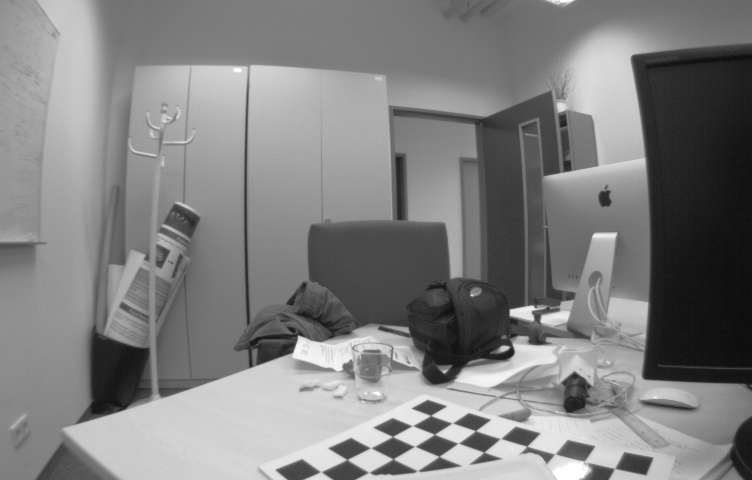
%> input picture computer vision/exercise/ex4/solution/matlab/Ex 4.3/img1.jpg, 752 x 480 px
$ octave main_solution.m   (GNU Octave 9; MATLAB toolbox functions it lacks are replaced by stand-ins)
%> lines starting %> are read from the running program, lines starting %| are printed output that depends on the picture
### computer vision/exercise/ex4/Ex 4.3/imreadbw.m
function I = imreadbw(file)
%> called with file = 'img1.jpg'
I=im2double(imread(file)) ;
%> I: size 480x752x3 double; min 0.0392, max 1, mean 0.504

if(size(I,3) > 1)
  I = rgb2gray( I ) ;
%> I: size 480x752 double
end

### computer vision/exercise/ex4/solution/matlab/Ex 4.3/main_solution.m
% Exercise Sheet 4, Part II
%
% ========================================
% Radial Distortion, Exercise 3
% ========================================
%

%% image 1
img_dist = imreadbw('img1.jpg');

K = [ 388.6795 0  343.7415;
       0  389.4250 234.6182;
       0 0 1];


KNew = [250 0.0 512;
        0 250 384;
        0.0 0.0 1.0];

xw = zeros(768,1024);
yw = zeros(768,1024);

KNewI = KNew^-1;
for x=1:1024
    for y=1:768
        % un-project:
        p = KNewI * [x-1;y-1;1];

        % do perspective projection
        pp = p(1:2) / p(3);

        % get radius
        radius = norm(pp);

        if(radius == 0)
            f = 1;
        else
            f = atan(2 * radius * tan(0.926464 / 2)) / (0.926464*radius);
        end

        % calculate new point
        p = K * [f * pp; 1];

        % save result
        xw(y, x) = p(1);
        yw(y, x) = p(2);
    end
    x
end

img_undist = interp2(img_dist, xw+1, yw+1);
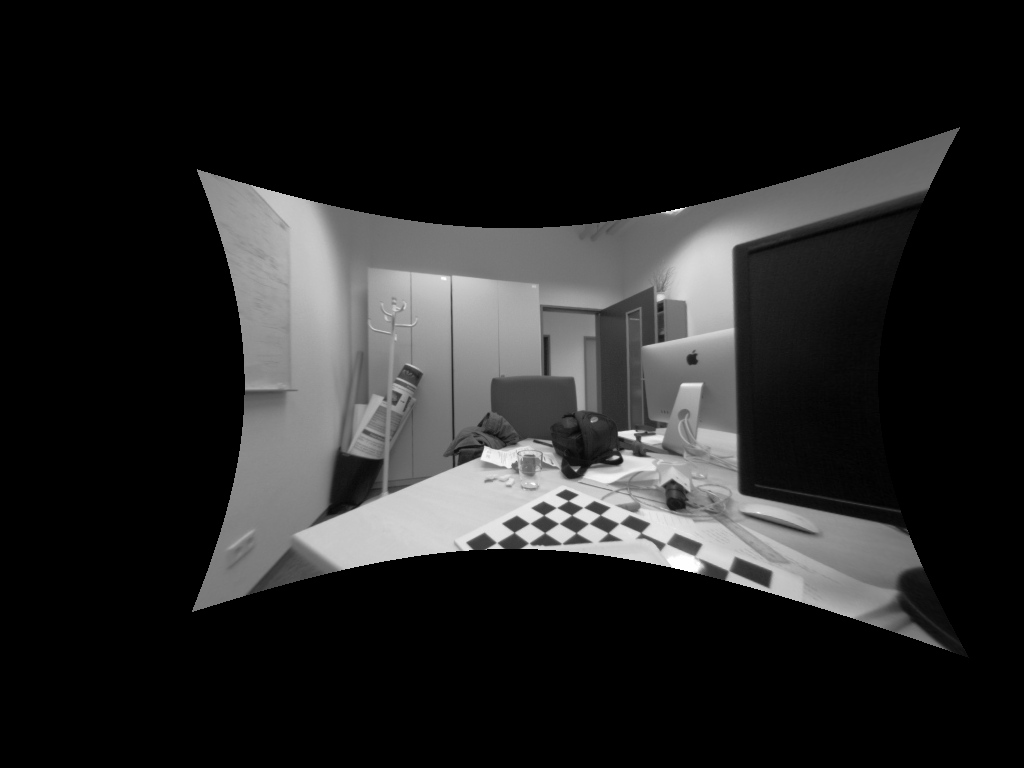
%> img_undist: size 768x1024 double; 67.71% of the values are NaN or infinite; the others: min 0.0408, max 1, mean 0.473; drawn with min black, max white, NaN and infinite black

subplot(1,2,1)
imagesc(img_undist)
colormap gray
axis equal
subplot(1,2,2)
imagesc(img_dist)
colormap gray
axis equal


%% image 2

img_dist = imreadbw('img2.jpg');
%> call 2 of imreadbw, with file = 'img2.jpg'
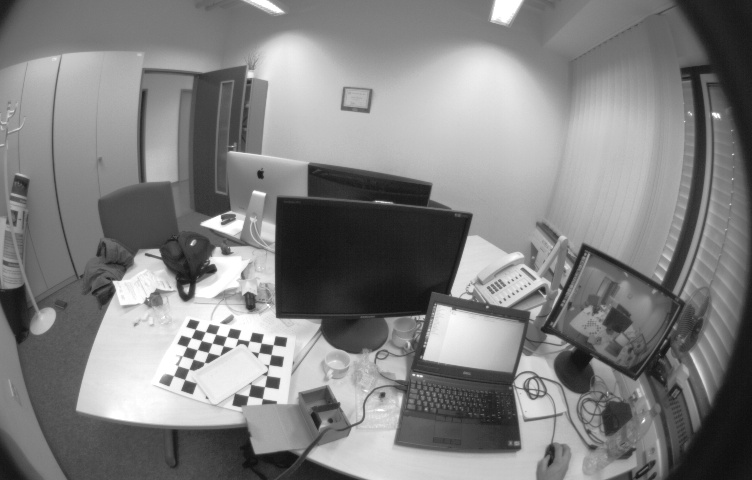
%> input picture computer vision/exercise/ex4/solution/matlab/Ex 4.3/img2.jpg, 752 x 480 px

K = [279.7399 0 347.32012;
     0 279.7399 234.99819;
     0 0 1];


KNew = [200 0.0 512;
        0 200 384;
        0.0 0.0 1.0];


xw = zeros(768,1024);
yw = zeros(768,1024);

KNewI = KNew^-1;
for x=1:1024
    for y=1:768
        % un-project:
        p = KNewI * [x-1;y-1;1];

        % do perspective projection
        pp = p(1:2) / p(3);

        % get radius
        radius = norm(pp);

        % calculate f(radius)
        f = (1 - 0.3407*radius + 0.057*radius^2 - 0.0046 * radius^3 + 0.00014 * radius^4);

        % calculate new point
        p = K * [pp * f; 1];

        % save result
        xw(y, x) = p(1);
        yw(y, x) = p(2);
    end
    x
end

img_undist = interp2(img_dist, xw+1, yw+1);
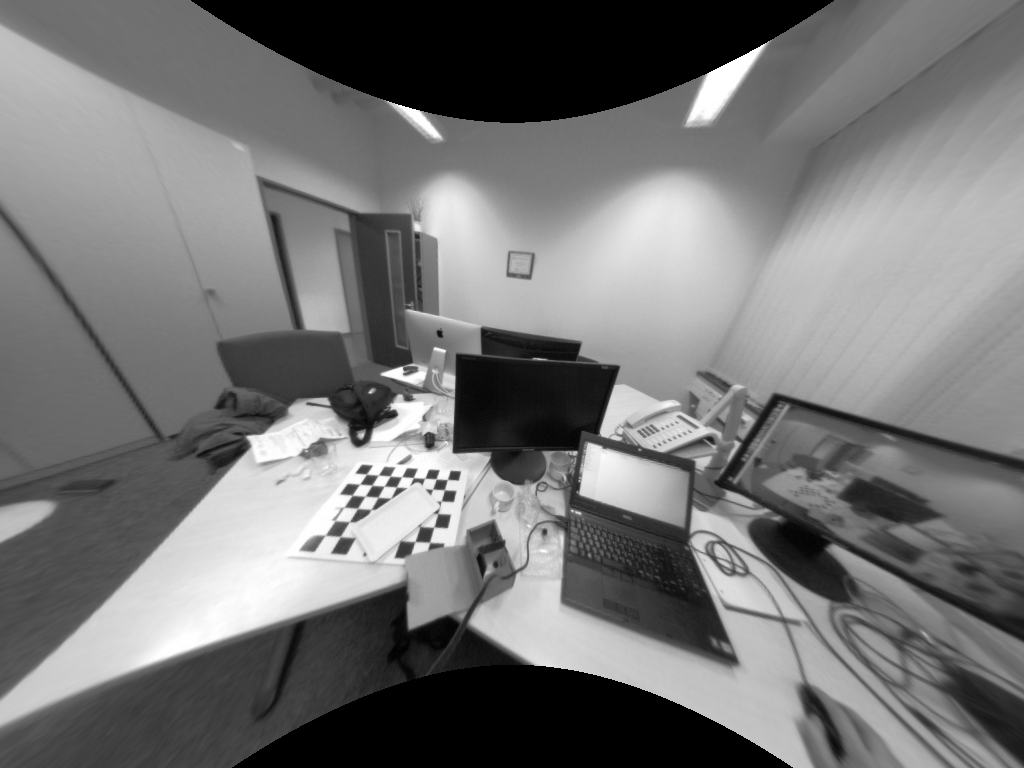
%> img_undist: size 768x1024 double; 11.27% of the values are NaN or infinite; the others: min 0.058, max 1, mean 0.548; drawn with min black, max white, NaN and infinite black

subplot(1,2,1)
imagesc(img_undist)
colormap gray
axis equal
subplot(1,2,2)
imagesc(img_dist)
colormap gray
axis equal
